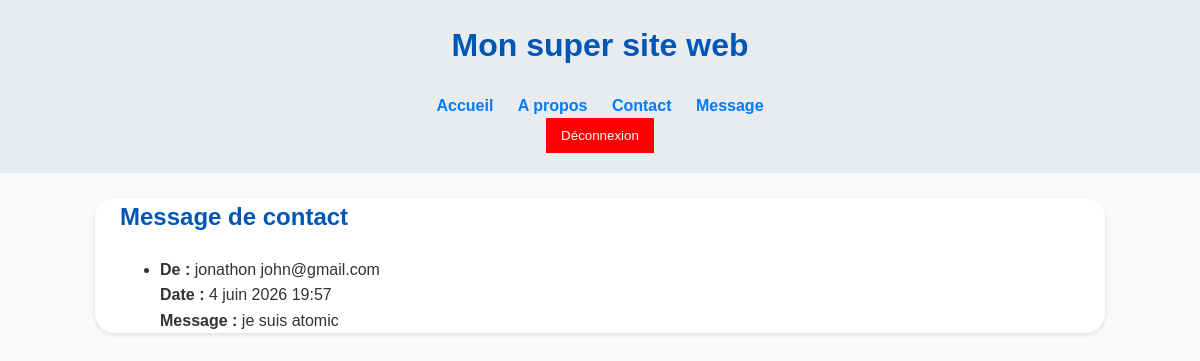
/message/ (signed in), run on an earlier commit of the app's database.
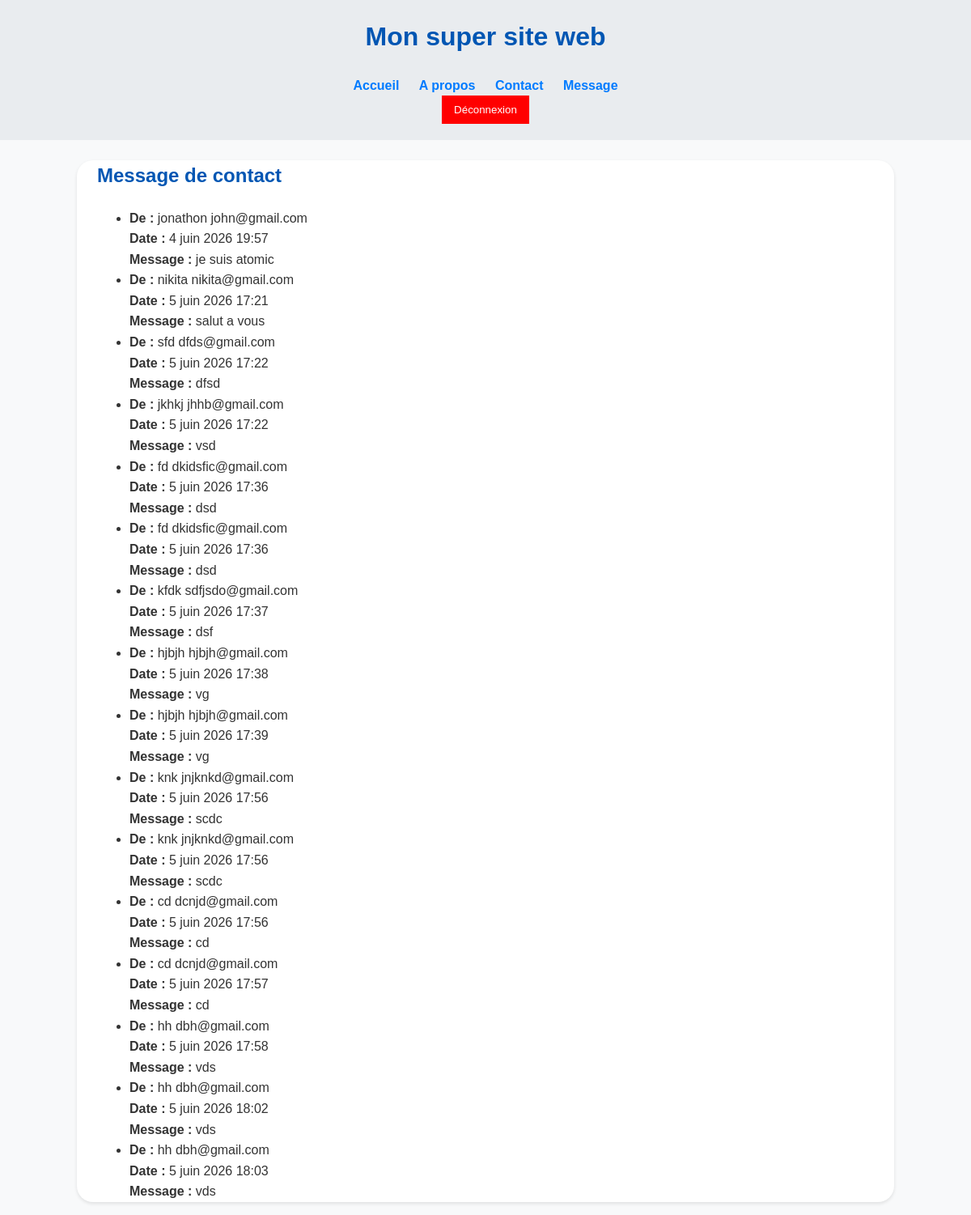
And on a later commit of the database.
### pages/models.py (models this page shows, shortened)
class ContactMessage(models.Model):
    name = models.CharField(max_length=100)
    email = models.EmailField()
    message = models.TextField()
    create_at = models.DateTimeField(
        auto_now_add=True
    )
    is_treated = models.BooleanField(default=False)

### pages/views.py (the view)
# urls.py: path('message/', views.MessageListView.as_view(), name="messages"),
class MessageListView(LoginRequiredMixin,ListView):
    model = ContactMessage
    template_name = "message_list.html"
    context_object_name = 'message_list'
    def get_queryset(self):
        return ContactMessage.objects.filter(is_treated=False)

### pages/templates/message_list.html
{% extends "base.html" %}
{% block content %}
<h2>Message de contact</h2>
{% if message_list %}
    <ul>
        {% for message in message_list  %}
            <li>
                <strong>De :</strong>
                {{ message.name }} {{ message.email }} <br>
                <strong>Date :</strong>
                {{ message.create_at }}<br>
                <strong>Message :</strong>
                {{ message.message }}<br>
            </li>
        {% endfor %}
    </ul>
{% else %}
    <p>aucun message trouve</p>
{% endif %}
{% endblock %}

What changed in the data, as far as the page shows it:
added ContactMessage: name "nikita", email "nikita@gmail.com", create_at "5 juin 2026 17:21", message "salut a vous"
added ContactMessage: name "sfd", email "dfds@gmail.com", create_at "5 juin 2026 17:22", message "dfsd"
added ContactMessage: name "jkhkj", email "jhhb@gmail.com", create_at "5 juin 2026 17:22", message "vsd"
added ContactMessage: name "fd", email "dkidsfic@gmail.com", create_at "5 juin 2026 17:36", message "dsd"
added ContactMessage: name "fd", email "dkidsfic@gmail.com", create_at "5 juin 2026 17:36", message "dsd"
added ContactMessage: name "kfdk", email "sdfjsdo@gmail.com", create_at "5 juin 2026 17:37", message "dsf"
added ContactMessage: name "hjbjh", email "hjbjh@gmail.com", create_at "5 juin 2026 17:38", message "vg"
added ContactMessage: name "hjbjh", email "hjbjh@gmail.com", create_at "5 juin 2026 17:39", message "vg"
added ContactMessage: name "knk", email "jnjknkd@gmail.com", create_at "5 juin 2026 17:56", message "scdc"
added ContactMessage: name "knk", email "jnjknkd@gmail.com", create_at "5 juin 2026 17:56", message "scdc"
added ContactMessage: name "cd", email "dcnjd@gmail.com", create_at "5 juin 2026 17:56", message "cd"
added ContactMessage: name "cd", email "dcnjd@gmail.com", create_at "5 juin 2026 17:57", message "cd"
added ContactMessage: name "hh", email "dbh@gmail.com", create_at "5 juin 2026 17:58", message "vds"
added ContactMessage: name "hh", email "dbh@gmail.com", create_at "5 juin 2026 18:02", message "vds"
added ContactMessage: name "hh", email "dbh@gmail.com", create_at "5 juin 2026 18:03", message "vds"
